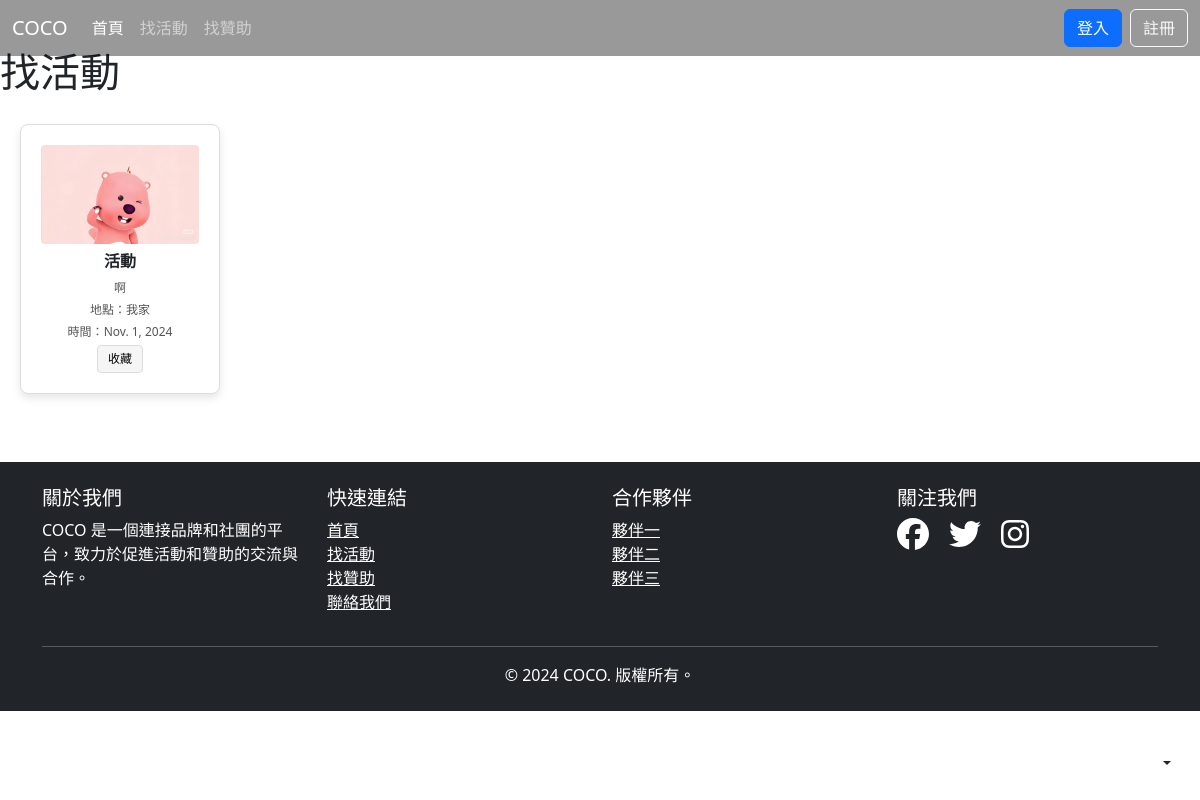
The app's page /find_activity/ with its own data.
### events/models.py (models this page shows, shortened)
class Activitynew(models.Model):
    title = models.CharField(max_length=200)           # 活動名稱
    description = models.TextField()                   # 活動描述
    location = models.CharField(max_length=100)        # 活動地點
    date = models.DateField()                          # 活動日期
    image = models.ImageField(upload_to='activitynew_images/', blank=True, null=True)  # 活動圖片
    is_favorited = models.BooleanField(default=False)  # 收藏狀態

### events/views.py (the view)
# urls.py: path('find_activity/', views.activitynew_list, name='activitynew_list'),
def activitynew_list(request):
    activitynew_list = Activitynew.objects.all()  # 使用新的變數名稱
    return render(request, 'events/activitynew_list.html', {'activitynew_list': activitynew_list})

### events/templates/events/activitynew_list.html (shortened to what this page needs)
{% extends 'base.html' %}
{% load static %}
{% block content %}
    <h1>找活動</h1>
    <div class="event-container">
        {% for activity in activitynew_list %}
            <div class="event-card">
                {% if activity.image %}
                    <img src="{{ activity.image.url }}" alt="{{ activity.title }}" class="event-image">
                {% endif %}
                <h2 class="event-title">{{ activity.title }}</h2>
                <p class="event-details">{{ activity.description }}</p>
                <p class="event-details">地點：{{ activity.location }}</p>
                <p class="event-details">時間：{{ activity.date }}</p>
                <form method="POST" action="{% url 'toggle_activitynew_favorite' activity.id %}">
                    <button type="submit" class="event-button">
                        {% if activity.is_favorited %}取消收藏{% else %}收藏{% endif %}
                    </button>
                </form>
            </div>
        {% endfor %}
    </div>
{% endblock %}

### events/static/css/styles.css (style rules this page uses)
body { padding-top: 3rem; padding-bottom: 3rem; color: rgb(var(--bs-tertiary-color-rgb)); }
.event-container { display: flex; flex-wrap: wrap; gap: 16px; justify-content: flex-start; }
.event-card { border: 1px solid #ddd; border-radius: 8px; padding: 20px; margin: 20px; box-shadow: 0 4px 8px rgba(0, 0, 0, 0.1); background-color: #fff; max-width: 200px; min-width: 200px; display: flex; flex-direction: column; align-items: center; text-align: center; }
.event-image { width: 100%; height: auto; max-height: 150px; object-fit: cover; border-radius: 4px; }
.event-title { font-size: 16px; font-weight: bold; margin: 8px 0; }
.event-details { font-size: 12px; color: #555; margin-bottom: 4px; }
.event-button { margin-top: auto; padding: 4px 10px; font-size: 12px; background-color: #f5f5f5; border: 1px solid #ddd; border-radius: 4px; cursor: pointer; }

### records on screen
Activitynew: image (picture), title "活動", description "啊", location "我家", date "Nov. 1, 2024", is_favorited "收藏"
